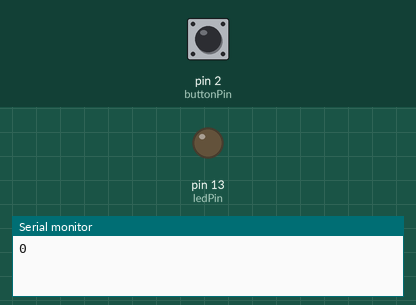
Bench run of a sketch on a simulated Arduino Uno, built with avr-gcc and run on an emulated ATmega328P. Parts: output pins drawn as LEDs (lit = HIGH), the last lines printed to the serial monitor. The inputs (shaded band) are chosen by the test bench; at power-on: pin 2 (buttonPin) HIGH. Random numbers use the default seed unless the sketch sets one.

Above: at 1.2 s.
1.3 s: pin 2 (buttonPin) pulled LOW for 3.2 s
At 6.3 s:
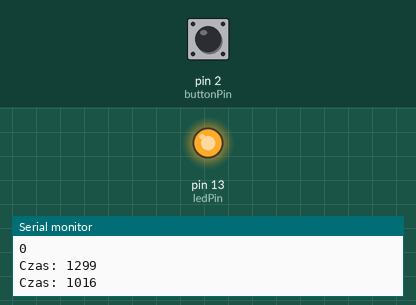
7.1 s: pin 2 (buttonPin) pulled LOW for 0.15 s
At 8.4 s:
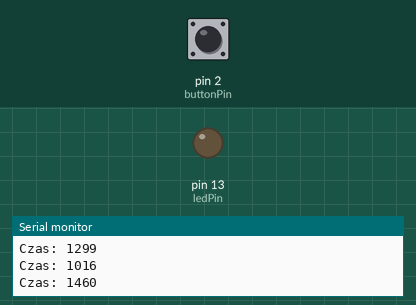
10.2 s: pin 2 (buttonPin) pulled LOW for 1 s
At 13.8 s:
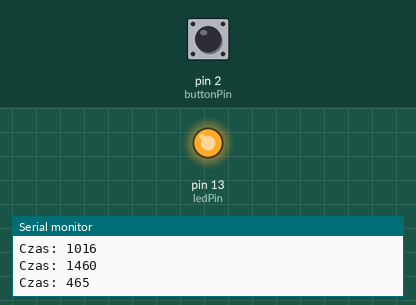
Timing chart, 0 to 15.3 s (numbered marks = the images above; inputs shaded):
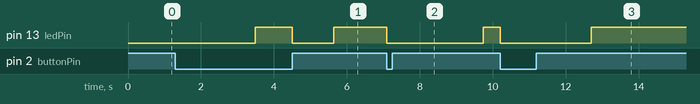

Measured:
- after the input at 1.3 s, pin 13 (ledPin): LOW → HIGH after 2.2 s, → LOW 1.0 s later, → HIGH 1.1 s later
- after the input at 7.1 s, pin 13 (ledPin): HIGH → LOW at once, → HIGH 2.6 s later
- after the input at 10.2 s, pin 13 (ledPin): HIGH → LOW at once, → HIGH 2.5 s later

The sketch:

Lampka.ino
```cpp
  const int buttonPin = 2;
  const int ledPin =  13;
  int buttonState = 0;
  int printOnce = 1;
  int buttonClick = 0;
  int lastState = LOW;
  int time,timebegin,timeend;


 void setup() {
    pinMode(ledPin, OUTPUT);
    randomSeed(analogRead(0));
    pinMode(buttonPin, INPUT);
    attachInterrupt(0, blink, HIGH);

    Serial.begin(9600);
    Serial.println(timebegin);

 }

 void loop(){
    buttonState = digitalRead(buttonPin);
    if (buttonClick == 2) {
        digitalWrite(ledPin, LOW);
        time = timeend-timebegin;
          if(printOnce == 1){
            lastState = HIGH;
            Serial.print("Czas: ");
            Serial.println(time);
            printOnce++;
          }
    }
    if(buttonState == LOW && lastState==HIGH){
       lastState = LOW;
       delay(random(3000)+1000);
       digitalWrite(ledPin, HIGH);
       timebegin = millis();
       printOnce = 1;
       buttonClick = 1;
    }
 }
 void blink(){
    buttonClick = 2;
    timeend = millis();
 }
```
